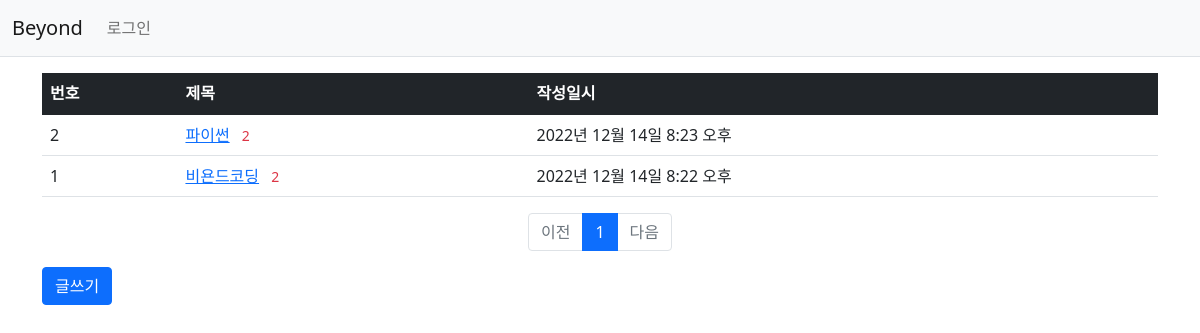
Before: /pybo/ with the older database file.
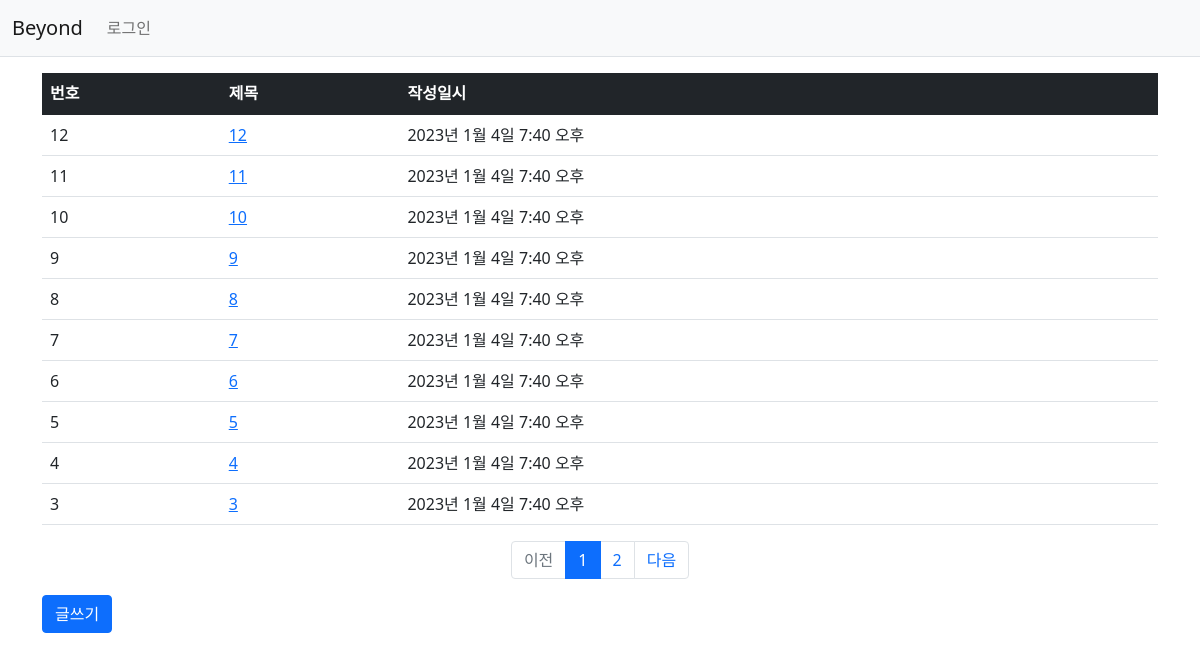
After: the same page with the newer database file.
### pybo/models.py (models this page shows, shortened)
class Post(models.Model):
    subject = models.CharField(max_length=200)
    content = models.TextField()
    create_date = models.DateTimeField()

### pybo/views.py (the view)
# urls.py: path('', views.index, name='index'),
def index(request):
    page = request.GET.get('page', '1')
    post_list = Post.objects.order_by('-create_date')
    paginator = Paginator(post_list, 10)
    page_obj = paginator.get_page(page)
    context = {'post_list': page_obj}
    return render(request, 'pybo/post_list.html', context)

### pybo/templatetags/pybo_filter.py (called while the page is built)
@register.filter
def sub(value, arg):
    return value - arg

### templates/pybo/post_list.html
{% extends 'base.html' %}
{% load pybo_filter %}
{% block content %}
<div class="container my-3">
    <table class="table">
        <thead>
        <tr class="table-dark">
            <th>번호</th>
            <th>제목</th>
            <th>작성일시</th>
        </tr>
        </thead>
        <tbody>
        {% if post_list %}
        {% for post in post_list %}
        <tr>
            <td>{{ post_list.paginator.count|sub:post_list.start_index|sub:forloop.counter0|add:1 }}</td>
            <td>
                <a href="{% url 'pybo:detail' post.id %}">{{ post.subject }}</a>
                {% if post.comment_set.count > 0 %}
                <span class="text-danger small mx-2">{{ post.comment_set.count }}</span>
                {% endif %}
            </td>
            <td>{{ post.create_date }}</td>
        </tr>
        {% endfor %}
        {% else %}
        <tr>
            <td colspan="3">게시글이 없습니다.</td>
        </tr>
        {% endif %}
        </tbody>
    </table>
    <ul class="pagination justify-content-center">
        {% if post_list.has_previous %}
        <li class="page-item">
            <a class="page-link" href="?page={{ post_list.previous_page_number }}">이전</a>
        </li>
        {% else %}
        <li class="page-item disabled">
            <a class="page-link" tabindex="-1" aria-disabled="true" href="#">이전</a>
        </li>
        {% endif %}
        {% for page_number in post_list.paginator.page_range %}
        {% if page_number >= post_list.number|add:-5 and page_number <= post_list.number|add:5 %}
        {% if page_number == post_list.number %}
        <li class="page-item active" aria-current="page">
            <a class="page-link" href="?page={{ page_number }}">{{ page_number }}</a>
        </li>
        {% else %}
        <li class="page-item">
            <a class="page-link" href="?page={{ page_number }}">{{ page_number }}</a>
        </li>
        {% endif %}
        {% endif %}
        {% endfor %}
        {% if post_list.has_next %}
        <li class="page-item">
            <a class="page-link" href="?page={{ post_list.next_page_number }}">다음</a>
        </li>
        {% else %}
        <li class="page-item disabled">
            <a class="page-link" tabindex="-1" aria-disabled="true" href="#">다음</a>
        </li>
        {% endif %}
    </ul>
    <a href="{% url 'pybo:post_create' %}" class="btn btn-primary">글쓰기</a>
</div>
{% endblock %}

### templates/base.html (shortened to what this page needs)
{% load static %}
<!DOCTYPE html>
<html lang="ko">
<head>
    <link rel="stylesheet" type="text/css" href="{% static 'bootstrap.min.css' %}">
    <link rel="stylesheet" type="text/css" href="{% static 'style.css' %}">
</head>
<body>
    {% include "navbar.html" %}
    {% block content %}
    {% endblock %}
</body>
</html>

### templates/navbar.html (shortened to what this page needs)
<nav class="navbar navbar-expand-lg navbar-light bg-light border-bottom">
    <div class="container-fluid">
        <a class="navbar-brand" href="{% url 'pybo:index' %}">Beyond</a>
        <div class="collapse navbar-collapse" id="navbarSupportedContent">
            <ul class="navbar-nav me-auto mb-2 mb-lg-0">
                <li class="nav-item">
                    {% if user.is_authenticated %}
                    <a class="nav-link" href="{% url 'common:logout' %}">{{ user.username }} (로그아웃)</a>
                    {% else %}
                    <a class="nav-link" href="{% url 'common:login' %}">로그인</a>
                    {% endif %}
                </li>
            </ul>
        </div>
    </div>
</nav>

Changed rows visible on the page:
no longer on this page (row unchanged): Post: paginator.count|sub "2", subject "파이썬", comment_set.count "2", create_date "2022년 12월 14일 8:23 오후"
no longer on this page (row unchanged): Post: paginator.count|sub "1", subject "비욘드코딩", comment_set.count "2", create_date "2022년 12월 14일 8:22 오후"
added Post: paginator.count|sub "12", subject "12", create_date "2023년 1월 4일 7:40 오후"
added Post: paginator.count|sub "11", subject "11", create_date "2023년 1월 4일 7:40 오후"
added Post: paginator.count|sub "10", subject "10", create_date "2023년 1월 4일 7:40 오후"
added Post: paginator.count|sub "9", subject "9", create_date "2023년 1월 4일 7:40 오후"
added Post: paginator.count|sub "8", subject "8", create_date "2023년 1월 4일 7:40 오후"
added Post: paginator.count|sub "7", subject "7", create_date "2023년 1월 4일 7:40 오후"
added Post: paginator.count|sub "6", subject "6", create_date "2023년 1월 4일 7:40 오후"
added Post: paginator.count|sub "5", subject "5", create_date "2023년 1월 4일 7:40 오후"
added Post: paginator.count|sub "4", subject "4", create_date "2023년 1월 4일 7:40 오후"
added Post: paginator.count|sub "3", subject "3", create_date "2023년 1월 4일 7:40 오후"
Other visible differences:
new list line: "2"
